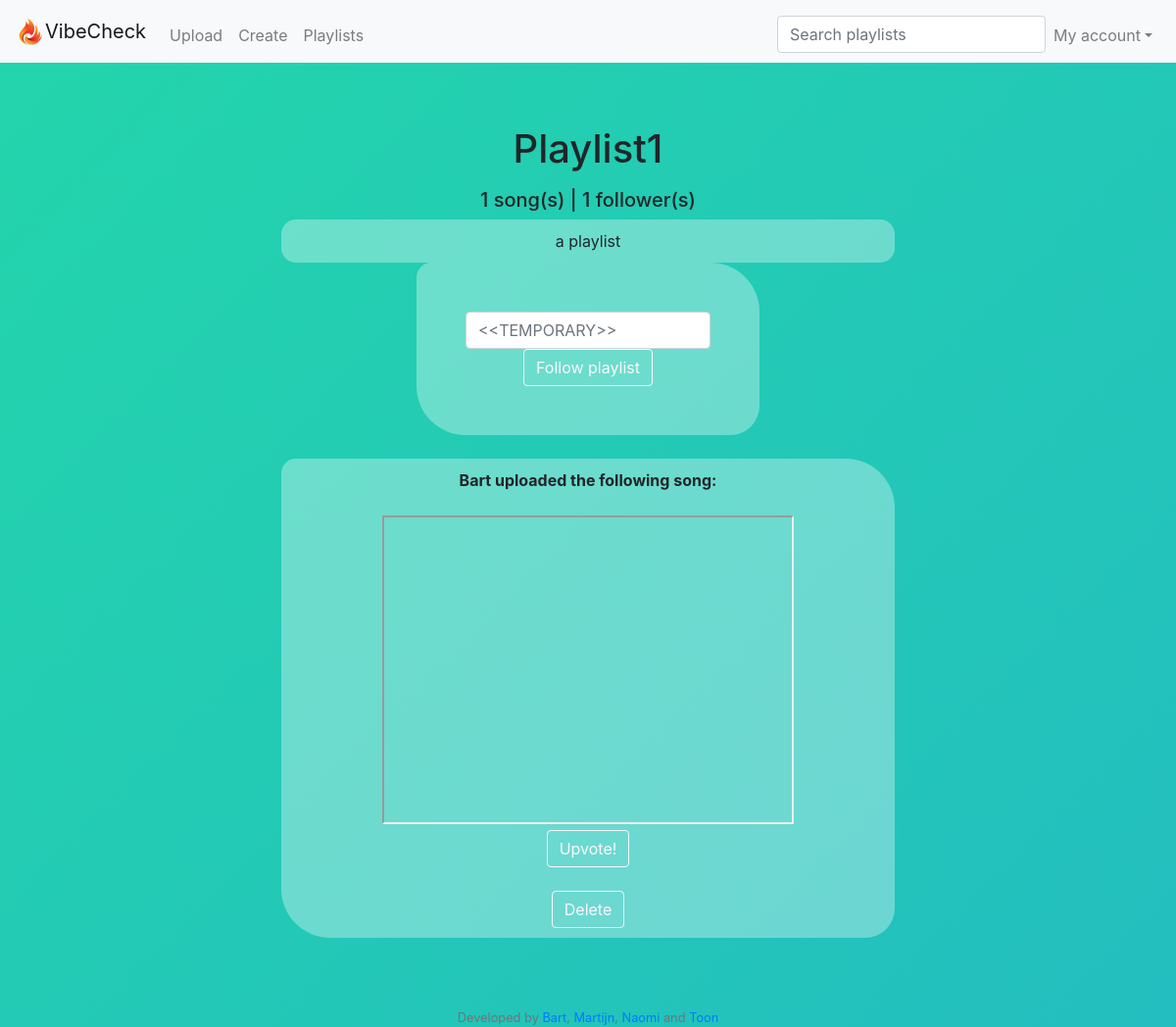
/group_profile?name=Playlist1 (signed in), run on the app's committed database.
### tables this page shows
CREATE TABLE 'groups' ('group_id' integer PRIMARY KEY NOT NULL, 'group_name' text, 'description' text);

CREATE TABLE 'tracks' ('group_id' integer, 'link' text, 'added_by' text, 'time' timestamp DEFAULT CURRENT_TIMESTAMP,'link_desc' text);

CREATE TABLE 'users' ('user_id' integer PRIMARY KEY NOT NULL, 'username' text, 'hash' text);

### application.py (the view)
@app.route("/group_profile")
@login_required
def group_profile():
    current_user = db.execute("SELECT username FROM users WHERE user_id = :user_id", user_id = session["user_id"])
    group_name = request.args.get("name")
    description = db.execute("SELECT description FROM groups WHERE group_name= :group_name", group_name=group_name)
    group_id = db.execute("SELECT group_id FROM groups WHERE group_name= :group_name", group_name=group_name)
    for group in group_id:
        group_id = group["group_id"]
        followers = db.execute("SELECT user_id FROM group_users WHERE group_id = :group_id", group_id=group_id)
        rows = db.execute("SELECT added_by, link, time, link_desc FROM tracks WHERE group_id= :group_id", group_id=group_id)
        links = []
        for link in rows:
            data1 = []
            data1.append(db.execute("SELECT username FROM users WHERE user_id = :user_id", user_id=link["added_by"]))
            youtube = link["link"]
            data1.append(youtube_api(youtube))
            data1.append(link["time"])
            data1.append(link["link_desc"])
            links.append(data1)
        return render_template("group_profile.html", links=links, description=description, group_name = group_name, posts = len(rows), followers = len(followers), current_user=current_user)

### application.py (called while the page is built)
@app.after_request
def after_request(response):
    response.headers["Cache-Control"] = "no-cache, no-store, must-revalidate"
    response.headers["Expires"] = 0
    response.headers["Pragma"] = "no-cache"
    return response

### helpers.py (called while the page is built)
def youtube_api(link):
    db = SQL("sqlite:///project.db")
    link = link.split("=")
    link = link[1].split("&")
    for item in link:
        return item

def login_required(f):
    @wraps(f)
    def decorated_function(*args, **kwargs):
        if session.get("user_id") is None:
            return redirect("/login")
        return f(*args, **kwargs)
    return decorated_function

### templates/group_profile.html (shortened to what this page needs)
{% extends "layout.html" %}
{% block main %}
        <div>
            <p><h1 align="center" color=white>{{ group_name }}</h1></p>
            <h5 align="center">{{posts}} song(s) | {{followers}} follower(s)</h5>
        </div>
            {% if description[0]["description"] %}
            <div class = "comment">
                {{ description[0]["description"] }}
            </div>
            {% endif %}
        <form action= "/follow" method="POST" name="follow" class="form">
            <div align="center">
                <input class="form-control" id="follow" name="follow" type="text" autocomplete="off" placeholder="<<TEMPORARY>>" required>
                <input class="d-block btn btn-outline-light" type="submit" value="Follow playlist">
            </div>
        </form>
        <br>
        {% for link in links %}
        <div class= "song">
            <div align="center" color=white>
                <strong>{{link[0][0]["username"]}} uploaded the following song:</strong>
            </div>
            <br>
            <div align="center">
                <iframe width="420" height="315"
                    src="https://www.youtube.com/embed/{{link[1]}}">
                </iframe>
            <div>
                <input class="d-block btn btn-outline-light"  type="submit" value="Upvote!"><br>
                {%if link[0]==current_user%}
                    <button id = '{{ link }}' class="d-block btn btn-outline-light buttondelete" name="buttondelete" type="button" onclick= "deleted()" >Delete</button>
                {%endif%}
            </div>
            </div>
            </div>
        <br>
        {% endfor %}
{% endblock %}

### static/styles.css (style rules this page uses)
body { background: linear-gradient(-45deg, #ee7752, #e73c7e, #23a6d5, #23d5ab); background-size: 800% 400%; animation: gradient 15s ease infinite; }
.form { margin: 0 auto; width:350px; text-align: center; background-color: rgba(255, 255, 255, 0.33); padding: 50px; border-radius: 15px 50px 30px; }
.comment { margin: 0 auto; width:60%; right: 20px; text-align: center; background-color: rgba(255, 255, 255, 0.33); padding: 10px; border-radius: 15px 15px; }
.song { margin: 0 auto; width:60%; text-align: center; background-color: rgba(255, 255, 255, 0.33); padding: 10px; border-radius: 15px 50px 30px; }

### data on the page
groups: group_name "Playlist1", description "a playlist"
tracks: username "Bart"

### other printed values
{{ posts }} "1"
{{ followers }} "1"
